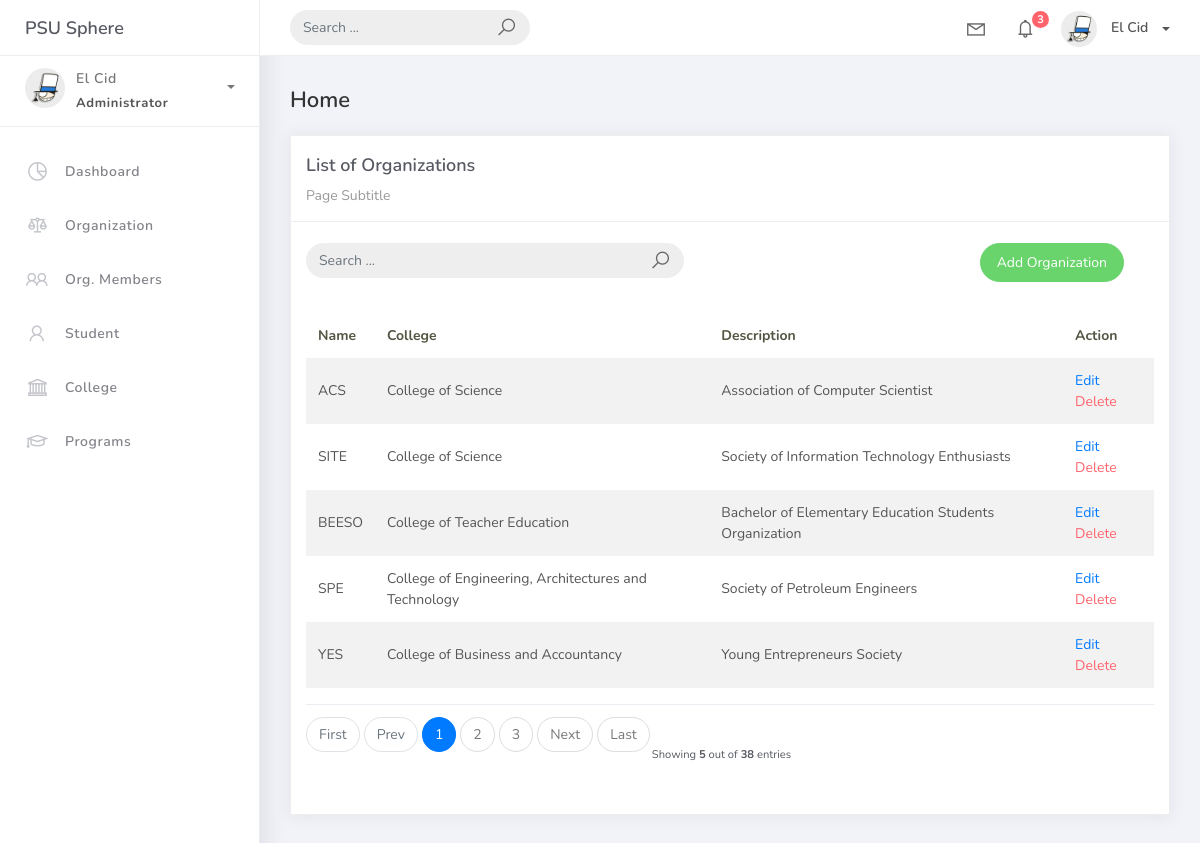
Screenshot of /organization_list with the database file from the repository.
### studentorg/models.py (models this page shows, shortened)
class BaseModel (models.Model):
    created_at = models.DateTimeField(auto_now_add=True, db_index=True)
    updated_at = models.DateTimeField(auto_now=True)
    class Meta:
        abstract = True

class Organization(BaseModel):
    name = models.CharField(max_length=250)
    college = models.ForeignKey(College, null=True, blank=True, on_delete=models.CASCADE)
    description = models.CharField(max_length=500)

class College(BaseModel):
    college_name = models.CharField(max_length=150, verbose_name="College")
    def __str__(self) :
        return self.college_name

### studentorg/views.py (the view)
# urls.py: path('organization_list', Organizationlist.as_view(), name='organization-list'),
class Organizationlist(ListView):
    model = Organization
    content_object_name = 'organization'
    template_name = 'org_list.html'
    paginate_by = 5
    def get_queryset(self, *args, **kwargs):
        qs = super(Organizationlist, self).get_queryset(*args, **kwargs)
        if self.request.GET.get("q") != None:
            query = self.request.GET.get('q')
            qs = qs.filter(Q(name__icontains=query) | Q(description__icontains=query)|
                           Q(college__college_name__icontains=query))
        return qs

### templates/org_list.html
{% extends 'base.html' %} {% load static %} {% block content %}
<div class="content">
    <div class="container-fluid">
        <h4 class="page-title">Home</h4>
        <div class="row">
            <div class="col-md-12">
                <div class="card">
                    <div class="card-header">
                        <div class="card-title">List of Organizations</div>
                        <div class="card-category">Page Subtitle</div>
                    </div>
                    <br />
                    <div class="col-md-12 row">
                        <div class="col-md-6">
                            <form class="navbar-left navbar-form nav-search mr-md-3" action="{% url 'organization-list'%}">
                                <div class="input-group">
                                    <input type="text" placeholder="Search ..." class="form-control" name="q" />
                                    <div class="input-group-append">
                                        <span class="input-group-text">
                                            <i class="la la-search search-icon"></i>
                                        </span>
                                    </div>
                                </div>
                            </form>
                        </div>
                        <div class="col-md-6">
                            <div class="pull-right">
                                <a href="{% url 'organization-add' %}" class="btn btn-success btn-rounded">Add Organization</a>
                            </div>
                        </div>
                    </div>
                    <div class="card-body">
                        <table class="table table-striped mt-3">
                            <thead>
                                <tr>
                                    <th scope="col">Name</th>
                                    <th scope="col">College</th>
                                    <th scope="col">Description</th>
                                    <th scope="col">Action</th>
                                </tr>
                            </thead>
                            <tbody>
                                {% for object in object_list %}
                                <tr>
                                    <td>{{ object.name }}</td>
                                    <td>{{ object.college }}</td>
                                    <td>{{ object.description }}</td>
                                    <td>
                                        <a href="organization_list/{{ object.id }}">Edit</a>
                                        <a href="organization_list/{{ object.id }}/delete" class="text-danger">Delete</a> </a>
                                    </td>
                                </tr>
                                {% empty %}
                                <tr>
                                    <td colspan="4" style="text-align: center">
                                        <p class="text-sm font-weight-bold mb-0">No Records Found</p>
                                    </td>
                                </tr>
                                {% endfor %}
                            </tbody>
                        </table>
                        {% include 'includes/pagination.html' %}
                    </div>
                </div>
            </div>
        </div>
    </div>
</div>
{% endblock %}

### rows the page displays
Organization: name "ACS", college "College of Science", description "Association of Computer Scientist"
Organization: name "SITE", college "College of Science", description "Society of Information Technology Enthusiasts"
Organization: name "BEESO", college "College of Teacher Education", description "Bachelor of Elementary Education Students Organization"
Organization: name "SPE", college "College of Engineering, Architectures and Technology", description "Society of Petroleum Engineers"
Organization: name "YES", college "College of Business and Accountancy", description "Young Entrepreneurs Society"

### other values shown
{{ page_num }} "1"
{{ page_num }} "2" "3"
{{ object_list.count }} "5"
{{ paginator.count }} "38"
